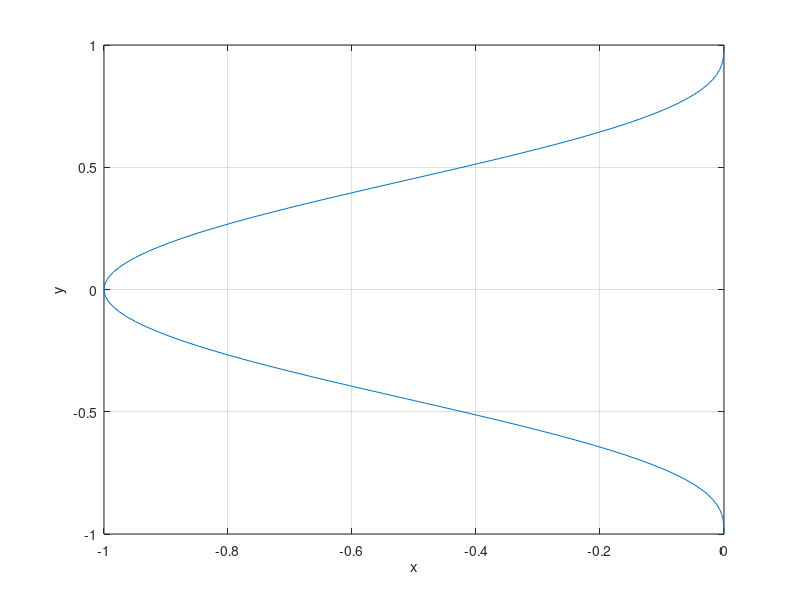

Write MATLAB code to recreate this figure.
n=3
p=[1,0,-n,0,n,0,-1];
r=roots(p);
x=linspace(-1,1,100);
F=polyval(p,x);
plot(F,x);
grid on;
xlabel('x');
ylabel('y');


